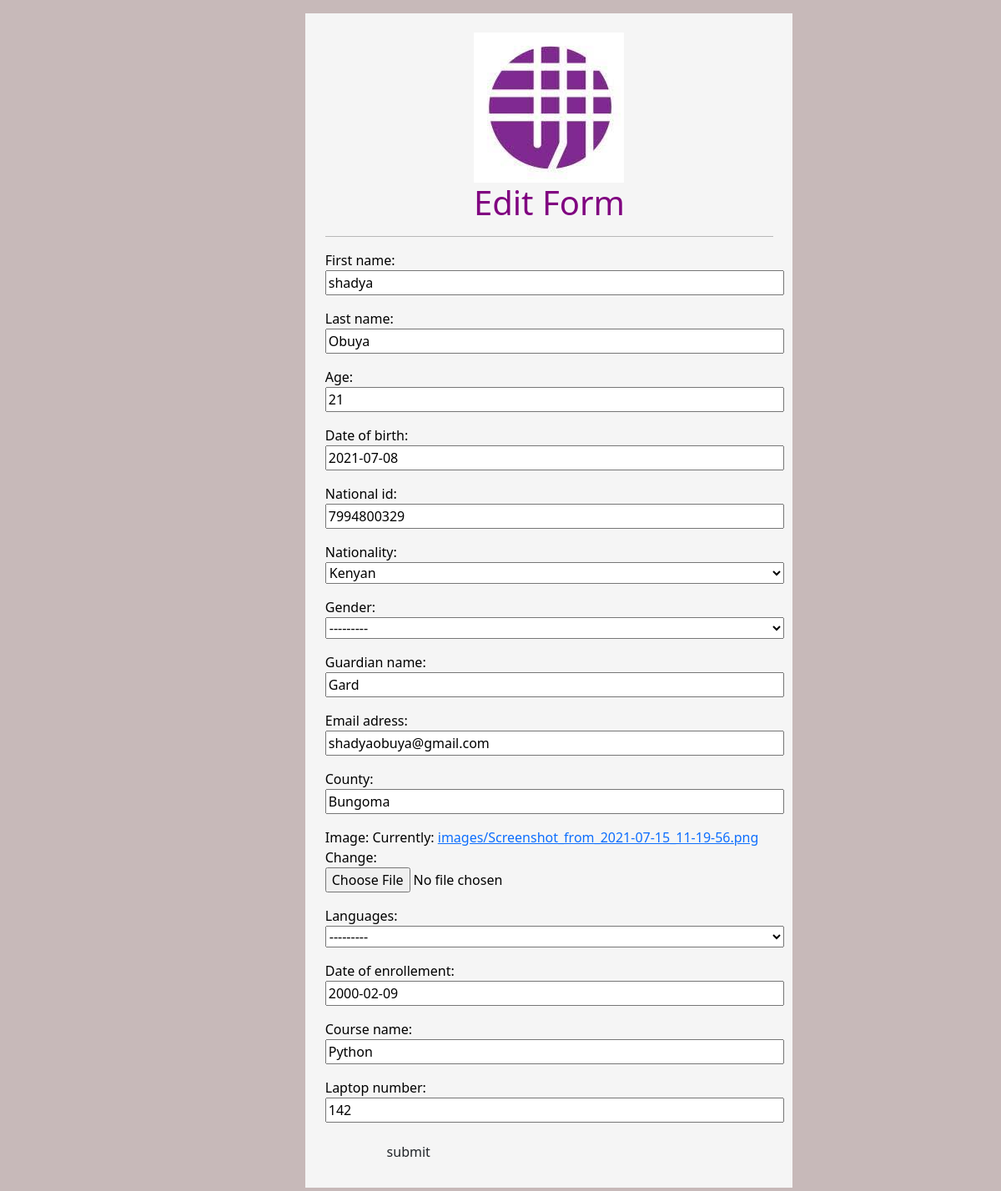
The app's page /student/edit/2/, older data.
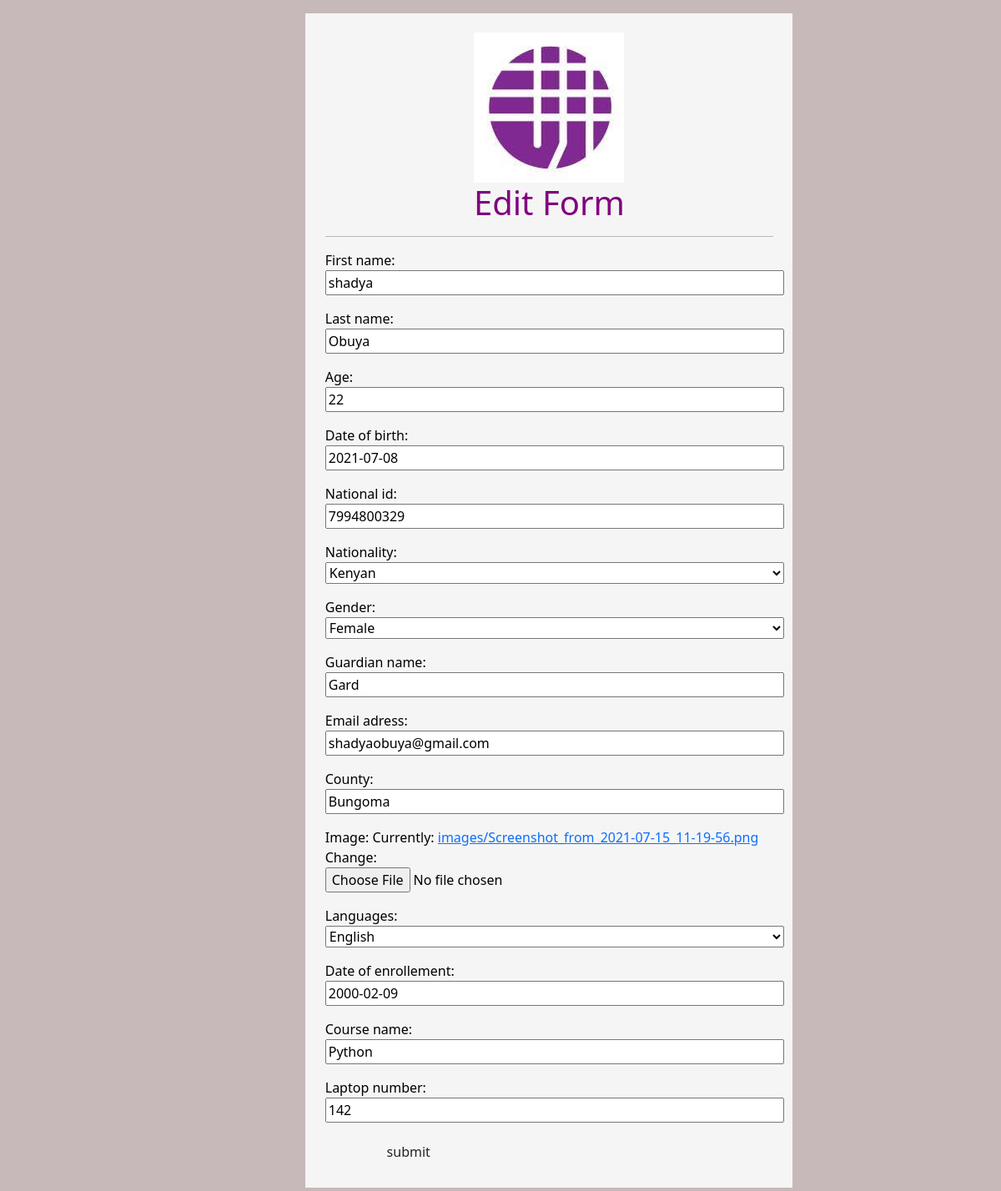
The same page, newer data.
### student/models.py (models this page shows, shortened)
class Student(models.Model):
    first_name=models.CharField(max_length=12, null=True)
    last_name=models.CharField(max_length=12, null=True)
    age=models.PositiveSmallIntegerField(null=True)
    date_of_birth=models.DateField(blank=True,null=True)
    national_id=models.CharField(max_length=20,null=True)
    nationality=(
        ('1','Kenyan'),
        ('2','Rwandan'),
        ('3','SouthSudanese'),
        ('4','Ugandan'),
    )
    nationality=models.CharField(
        max_length=15 , choices=nationality
    ,null=True)
    gender=(
        ('Female','Female'),
        ('Male','Male'),
        ('Other','Other'),
    )
    gender=models.CharField(max_length=15,choices=gender, null=True)
    guardian_name=models.CharField(max_length=12,null=True)
    email_adress=models.EmailField(null=True)
    county=models.CharField(max_length=15,null=True)
    image=models.ImageField(upload_to ="images/",null=True)
    languages=(
        ('English','English'),
        ('Swahili','Swahili'),
        ('French','French'),
        ('Kinyarwanda','Kinyaruanda'),
    )
    languages=models.CharField(max_length=15,choices=languages,null=True)
    date_of_enrollement=models.DateField(null=True)
    course_name=models.CharField(max_length=12,blank=True,null=True)
    laptop_number=models.CharField(max_length=10,blank=True,null=True)

### student/views.py (the view)
# urls.py: path("edit/<int:id>/",edit_student,name="edit_student"),
def edit_student(request,id):
    student=Student.objects.get(id=id)
    if request.method == "POST":
        form=StudentRegistrationForm(request.POST, instance=student)
        if form.is_valid():
            form.save()
        return redirect("student_profile",id=student.id)
    else:
        form=StudentRegistrationForm(instance=student)
        return render(request,"edit_student.html",{"form":form})

### student/forms.py
class StudentRegistrationForm(forms.ModelForm):
    class Meta:
        model=Student
        fields="__all__"

### student/templates/edit_student.html (shortened to what the changed rows need)
<!DOCTYPE html>
<html lang="en">
<head>
    <link href="https://cdn.jsdelivr.net/npm/bootstrap@5.0.2/dist/css/bootstrap.min.css" rel="stylesheet"
>
</head>
<body class="p-3 mb-2 text-white" id="color">
    <form method="POST" id="styleform">
        <h1 style="text-align: center;" class="heading">Edit Form</h1>
                {{form.as_p}}
            </form>
</body>
</html>

Row changes from the older to the newer data that the page shows:
changed Student "shadya": age "21" → "22"; gender "---------" → "Female"; languages "---------" → "English"
